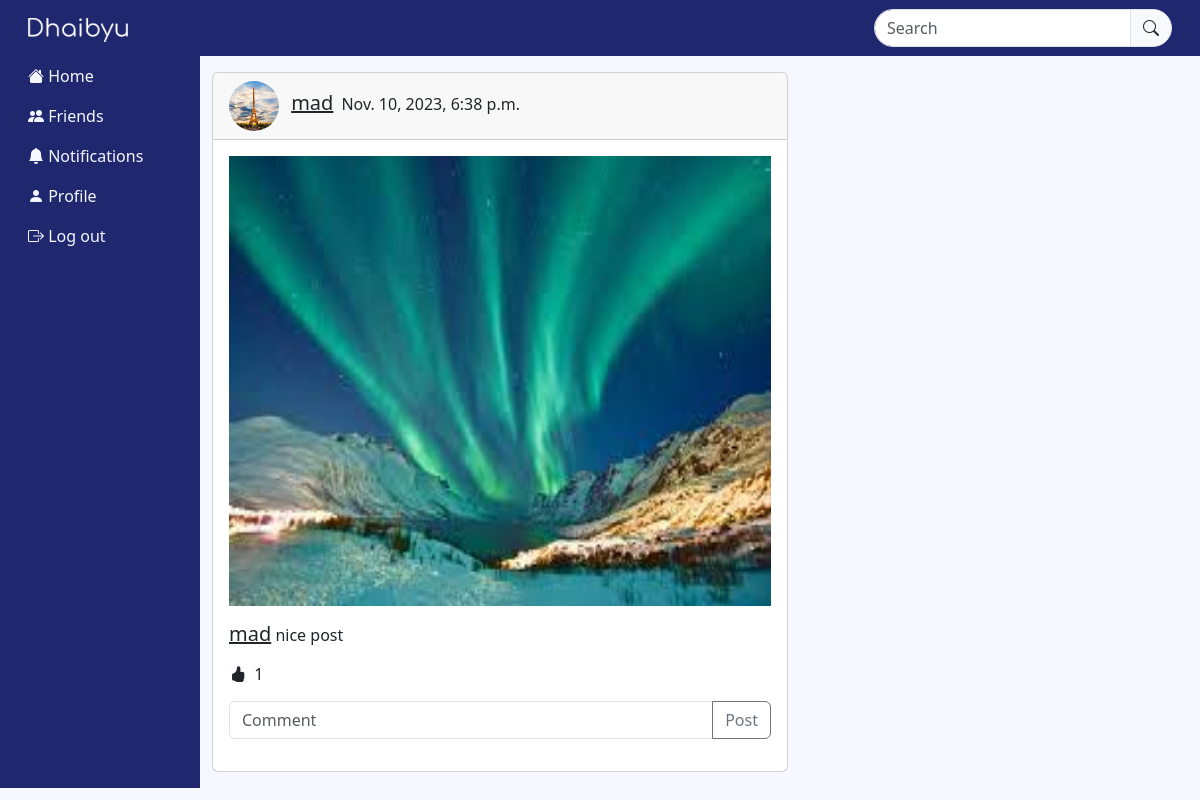
/post_detail/45/ (signed in), run on the app's committed database.
### core/models.py (models this page shows, shortened)
class Post(models.Model):
    body = models.TextField()
    post_pic = models.ImageField(upload_to='uploads/')
    created_on = models.DateTimeField(default=timezone.now)
    author = models.ForeignKey(User, on_delete=models.CASCADE)
    likes = models.ManyToManyField(User, blank=True, related_name='Likes')
    like_count = models.BigIntegerField(default='0')

class UserProfile(models.Model):
    user = models.OneToOneField(User, primary_key=True, verbose_name='user', related_name='profile', on_delete=models.CASCADE)
    username = models.CharField(max_length=200)
    first_name = models.CharField(max_length=30, null=True, blank=True)
    last_name = models.CharField(max_length=30, null=True, blank=True)
    bio = models.CharField(max_length=200, null=True, blank=True)
    email=models.CharField(max_length=200)
    phone = models.CharField(max_length=15, null=True, blank=True)
    profile_pic = models.ImageField(default="default_picture.png", upload_to='profile_pictures/',null=True, blank=True)
    banner_pic = models.ImageField(default="banner_default.png", upload_to='banner_pictures/',null=True, blank=True)
    address = models.CharField(max_length=50, null=True, blank=True)
    dob = models.DateField(max_length=200, null=True, blank=True)
    gender = models.CharField(max_length=10, choices=[('male', 'Male'), ('female', 'Female'), ('other', 'Other')])
    friends = models.ManyToManyField(User, blank=True, related_name='friends')

### core/views.py (the view, shortened to what this page needs)
# urls.py: path('post_detail/<int:pk>/', views.PostDetailView.as_view(), name="post_detail"),
class PostDetailView(LoginRequiredMixin, View):
    def get(self, request, pk, *args, **kwargs):
        post = Post.objects.get(pk=pk)
        form = CommentForm()
        comments = Comment.objects.filter(post=post).order_by('-created_on')
        context = {
            'post': post,
            'form': form,
            'comments': comments,
        }
        return render(request, 'core/post_detail.html', context)

### core/forms.py
class CommentForm(ModelForm):
    comment = forms.CharField(
        label='',
        widget=forms.TextInput(attrs={
            'placeholder': 'Comment',
            'class': 'form-control mb-0',
            'aria-label': 'Comment',
            'aria-describedby': 'Comment',
            'name': 'comment'
            })
    )
    class Meta:
        model = Comment
        fields = ['comment']

### templates/core/post_detail.html (shortened to what this page needs)
{% extends 'core/base.html' %}
{% load crispy_forms_tags %}
{% block content %}
<div class="col-md-6 mt-3">
    <div class="card sm-w-50 mb-3 ">
        <div class="card-header justify-content-center">
            <img class="post-dp me-2" src="{{ post.author.profile.profile_pic.url }}" alt=""
                style="width: 50px; height: 50px;">
            <a href="" class="h5"><span>{{ post.author }}</span></a><span class="ms-2">{{ post.created_on }}</span>
        </div>
        <div class="card-body">
            <div class="row">
                <div class="col main-post">
                    <img src="{{ post.post_pic.url }}" alt="">
                </div>
            </div>
            <div class="row">
                <div class="col">
                    <p class="card-text mb-0">
                        <a href="" class="h5">{{ post.author }}</a>
                        {{ post.body }}
                    </p>
                    <button id="like-button" type="button" class="btn ps-0 pe-0 my-2" value="{{ post.pk }}">
                        <i class="bi bi-hand-thumbs-up-fill"></i>
                        <span id="like-count" class="ps-1">{{ post.like_count }}</span>
                    </button>
                    <form action="" method="POST">
                        <div class="input-group mb-3">
                            {{ form.comment }}
                            <button class="btn btn-outline-secondary" type="submit" id="Comment">Post</button>
                        </div>
                    </form>
                </div>
            </div>
        </div>
    </div>
</div>
</div>
{% endblock %}

### static/css/styles.css (style rules this page uses)
* { text-decoration: none; margin: 0; padding: 0; box-sizing: border-box; }
body { background-color: #F5F8FF; }
.post-dp { position: relative; overflow: hidden; border-radius: 50%; }
.main-post { width: auto; height: 450px; overflow: hidden; margin-bottom: 16px; }
.main-post img { width: 100%; height: 100%; }

### data on the page
Post: author.profile.profile_pic (picture), author "mad", created_on "Nov. 10, 2023, 6:38 p.m.", post_pic (picture), body "nice post", like_count "1"
